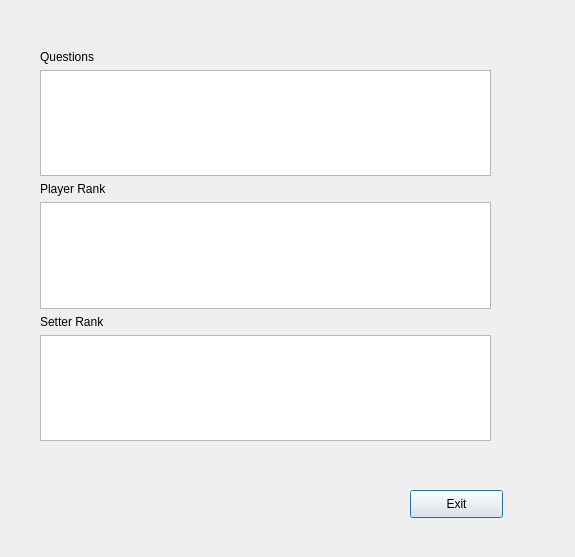
 <widget class="QDialog" name="View_all_question">
  <property name="geometry">
   <rect>
    <x>0</x>
    <y>0</y>
    <width>575</width>
    <height>557</height>
   </rect>
  </property>
  <property name="windowTitle">
   <string>Dialog</string>
  </property>
  <property name="styleSheet">
   <string notr="true">/* ---------------------------------------------------------------------------

    Created by the qtsass compiler

    WARNING! All changes made in this file will be lost!

--------------------------------------------------------------------------- */
/* QDarkStyleSheet -----------------------------------------------------------

This is the main style sheet, the palette has eight colors.

It is based on three selecting colors, three greyish (background) colors
plus three whitish (foreground) colors. Each set of widgets of the same
type have a header like this:

    ------------------
    GroupName --------
    ------------------

And each widget is separated with a header like this:

    QWidgetName ------

This makes more easy to find and change some css field. The basic
configuration is described bellow.

    BACKGROUND -----------

        Light  #4D545B #505F69 (unpressed)
        Normal #31363B #32414B (border, disabled, pressed, checked, toolbars, menus)
        Dark   #232629 #19232D (background)

    FOREGROUND -----------

        Light  #EFF0F1 #F0F0F0 (texts/labels)
        Normal         #AAAAAA (not used yet)
        Dark   #505F69 #787878 (disabled texts)

    SELECTION ------------

        Light  #179AE0 #148CD2 (selection/hover/active)
        Normal #3375A3 #1464A0 (selected)
        Dark   #18465D #14506E (selected disabled)

If a stranger configuration is required because of a bugfix or anything
else, keep the comment on the line above so nobody changes it, including the
issue number.

*/
/*

See Qt documentation:

//  - https://doc.qt.io/qt-5/stylesheet.html
//  - https://doc.qt.io/qt-5/stylesheet-reference.html
//  - https://doc.qt.io/qt-5/stylesheet-examples.html

--------------------------------------------------------------------------- */
/* QWidget ----------------------------------------------------------------

--------------------------------------------------------------------------- */
QWidget {
  background-color: #19232D;
  border: 0px solid #32414B;
  padding: 0px;
  color: #F0F0F0;
  selection-background-color: #1464A0;
  selection-color: #F0F0F0;
}

QWidget:disabled {
  background-color: #19232D;
  color: #787878;
  selection-background-color: #14506E;
  selection-color: #787878;
}

QWidget::item:selected {
  background-color: #1464A0;
}

QWidget::item:hover {
  background-color: #148CD2;
  color: #32414B;
}

/* QMainWindow ------------------------------------------------------------



--------------------------------------------------------------------------- */
QMainWindow::separator {
  background-color: #32414B;
  border: 0px solid #19232D;
  spacing: 0px;
  padding: 2px;
}

QMainWindow::separator:hover {
  background-color: #505F69;
  border: 0px solid #148CD2;
}

QMainWindow::separator:horizontal {
  width: 5px;
  margin-top: 2px;
  margin-bottom: 2px;
  image: url(&quot;:/qss_icons/rc/Vsepartoolbar.png&quot;);
}

QMainWindow::separator:vertical {
  height: 5px;
  margin-left: 2px;
  margin-right: 2px;
  image: url(&quot;:/qss_icons/rc/Hsepartoolbar.png&quot;);
}

/* QToolTip ---------------------------------------------------------------


--------------------------------------------------------------------------- */
QToolTip {
  background-color: #148CD2;
  border: 1px solid #19232D;
  color: #19232D;
  /* Remove padding, for fix combo box tooltip */
  padding: 0px;
  /* Reducing transparency to read better */
  opacity: 230;
}

/* QStatusBar -------------------------------------------------------------


--------------------------------------------------------------------------- */
QStatusBar {
  border: 1px solid #32414B;
  /* Fixes Spyder #9120, #9121 */
  background: #32414B;
}

QStatusBar QToolTip {
  background-color: #148CD2;
  border: 1px solid #19232D;
  color: #19232D;
  /* Remove padding, for fix combo box tooltip */
  padding: 0px;
  /* Reducing transparency to read better */
  opacity: 230;
}

QStatusBar QLabel {
  /* Fixes Spyder #9120, #9121 */
  background: transparent;
}

/* QCheckBox --------------------------------------------------------------


--------------------------------------------------------------------------- */
QCheckBox {
  background-color: #19232D;
  color: #F0F0F0;
  spacing: 4px;
  outline: none;
  padding-top: 4px;
  padding-bottom: 4px;
}

QCheckBox:focus {
  border: none;
}

QCheckBox QWidget:disabled {
  background-color: #19232D;
  color: #787878;
}

QCheckBox::indicator {
  margin-left: 4px;
  width: 16px;
  height: 16px;
}

QCheckBox::indicator:unchecked {
  image: url(&quot;:/qss_icons/rc/checkbox_unchecked.png&quot;);
}

QCheckBox::indicator:unchecked:hover, QCheckBox::indicator:unchecked:focus, QCheckBox::indicator:unchecked:pressed {
  border: none;
  image: url(&quot;:/qss_icons/rc/checkbox_unchecked_focus.png&quot;);
}

QCheckBox::indicator:unchecked:disabled {
  image: url(&quot;:/qss_icons/rc/checkbox_unchecked_disabled.png&quot;);
}

QCheckBox::indicator:checked {
  image: url(&quot;:/qss_icons/rc/checkbox_checked.png&quot;);
}

QCheckBox::indicator:checked:hover, QCheckBox::indicator:checked:focus, QCheckBox::indicator:checked:pressed {
  border: none;
  image: url(&quot;:/qss_icons/rc/checkbox_checked_focus.png&quot;);
}

QCheckBox::indicator:checked:disabled {
  image: url(&quot;:/qss_icons/rc/checkbox_checked_disabled.png&quot;);
}

QCheckBox::indicator:indeterminate {
  image: url(&quot;:/qss_icons/rc/checkbox_indeterminate.png&quot;);
}

QCheckBox::indicator:indeterminate:disabled {
  image: url(&quot;:/qss_icons/rc/checkbox_indeterminate_disabled.png&quot;);
}

QCheckBox::indicator:indeterminate:focus, QCheckBox::indicator:indeterminate:hover, QCheckBox::indicator:indeterminate:pressed {
  image: url(&quot;:/qss_icons/rc/checkbox_indeterminate_focus.png&quot;);
}

/* QGroupBox --------------------------------------------------------------

--------------------------------------------------------------------------- */
QGroupBox {
  font-weight: bold;
  border: 1px solid #32414B;
  border-radius: 4px;
  padding: 4px;
  margin-top: 16px;
}

QGroupBox::title {
  subcontrol-origin: margin;
  subcontrol-position: top left;
  left: 3px;
  padding-left: 3px;
  padding-right: 5px;
  padding-top: 8px;
  padding-bottom: 16px;
}

QGroupBox::indicator {
  margin-left: 2px;
  width: 16px;
  height: 16px;
}

QGroupBox::indicator:unchecked:hover, QGroupBox::indicator:unchecked:focus, QGroupBox::indicator:unchecked:pressed {
  border: none;
  image: url(&quot;:/qss_icons/rc/checkbox_unchecked_focus.png&quot;);
}

QGroupBox::indicator:unchecked:disabled {
  image: url(&quot;:/qss_icons/rc/checkbox_unchecked_disabled.png&quot;);
}

QGroupBox::indicator:checked:hover, QGroupBox::indicator:checked:focus, QGroupBox::indicator:checked:pressed {
  border: none;
  image: url(&quot;:/qss_icons/rc/checkbox_checked_focus.png&quot;);
}

QGroupBox::indicator:checked:disabled {
  image: url(&quot;:/qss_icons/rc/checkbox_checked_disabled.png&quot;);
}

/* QRadioButton -----------------------------------------------------------

https://doc.qt.io/qt-5/stylesheet-examples.html#customizing-qradiobutton

--------------------------------------------------------------------------- */
QRadioButton {
  background-color: #19232D;
  color: #F0F0F0;
  spacing: 0px;
  padding: 0px;
  border: none;
  outline: none;
}

QRadioButton:focus {
  border: none;
}

QRadioButton:disabled {
  background-color: #19232D;
  color: #787878;
  border: none;
  outline: none;
}

QRadioButton QWidget {
  background-color: #19232D;
  color: #F0F0F0;
  spacing: 0px;
  padding: 0px;
  outline: none;
  border: none;
}

QRadioButton::indicator {
  border: none;
  outline: none;
  margin-bottom: 2px;
  width: 25px;
  height: 25px;
}

QRadioButton::indicator:unchecked {
  image: url(&quot;:/qss_icons/rc/radio_unchecked.png&quot;);
}

QRadioButton::indicator:unchecked:hover, QRadioButton::indicator:unchecked:focus, QRadioButton::indicator:unchecked:pressed {
  border: none;
  outline: none;
  image: url(&quot;:/qss_icons/rc/radio_unchecked_focus.png&quot;);
}

QRadioButton::indicator:unchecked:disabled {
  image: url(&quot;:/qss_icons/rc/radio_unchecked_disabled.png&quot;);
}

QRadioButton::indicator:checked {
  border: none;
  outline: none;
  image: url(&quot;:/qss_icons/rc/radio_checked.png&quot;);
}

QRadioButton::indicator:checked:hover, QRadioButton::indicator:checked:focus, QRadioButton::indicator:checked:pressed {
  border: none;
  outline: none;
  image: url(&quot;:/qss_icons/rc/radio_checked_focus.png&quot;);
}

QRadioButton::indicator:checked:disabled {
  outline: none;
  image: url(&quot;:/qss_icons/rc/radio_checked_disabled.png&quot;);
}

/* QMenuBar ---------------------------------------------------------------

https://doc.qt.io/qt-5/stylesheet-examples.html#customizing-qmenubar

--------------------------------------------------------------------------- */
QMenuBar {
  background-color: #32414B;
  padding: 2px;
  border: 1px solid #19232D;
  color: #F0F0F0;
}

QMenuBar:focus {
  border: 1px solid #148CD2;
}

QMenuBar::item {
  background: transparent;
  padding: 4px;
}

QMenuBar::item:selected {
  padding: 4px;
  background: transparent;
  border: 0px solid #32414B;
}

QMenuBar::item:pressed {
  padding: 4px;
  border: 0px solid #32414B;
  background-color: #148CD2;
  color: #F0F0F0;
  margin-bottom: 0px;
  padding-bottom: 0px;
}

/* QMenu ------------------------------------------------------------------

https://doc.qt.io/qt-5/stylesheet-examples.html#customizing-qmenu

--------------------------------------------------------------------------- */
QMenu {
  border: 0px solid #32414B;
  color: #F0F0F0;
  margin: 0px;
}

QMenu::separator {
  height: 2px;
  background-color: #505F69;
  color: #F0F0F0;
  padding-left: 4px;
  margin-left: 2px;
  margin-right: 2px;
}

QMenu::icon {
  margin: 0px;
  padding-left: 4px;
}

QMenu::item {
  padding: 4px 24px 4px 24px;
  /* Reserve space for selection border */
  border: 1px transparent #32414B;
}

QMenu::item:selected {
  color: #F0F0F0;
}

QMenu::indicator {
  width: 12px;
  height: 12px;
  padding-left: 6px;
  /* non-exclusive indicator = check box style indicator (see QActionGroup::setExclusive) */
  /* exclusive indicator = radio button style indicator (see QActionGroup::setExclusive) */
}

QMenu::indicator:non-exclusive:unchecked {
  image: url(&quot;:/qss_icons/rc/checkbox_unchecked.png&quot;);
}

QMenu::indicator:non-exclusive:unchecked:selected {
  image: url(&quot;:/qss_icons/rc/checkbox_unchecked_disabled.png&quot;);
}

QMenu::indicator:non-exclusive:checked {
  image: url(&quot;:/qss_icons/rc/checkbox_checked.png&quot;);
}

QMenu::indicator:non-exclusive:checked:selected {
  image: url(&quot;:/qss_icons/rc/checkbox_checked_disabled.png&quot;);
}

QMenu::indicator:exclusive:unchecked {
  image: url(&quot;:/qss_icons/rc/radio_unchecked.png&quot;);
}

QMenu::indicator:exclusive:unchecked:selected {
  image: url(&quot;:/qss_icons/rc/radio_unchecked_disabled.png&quot;);
}

QMenu::indicator:exclusive:checked {
  image: url(&quot;:/qss_icons/rc/radio_checked.png&quot;);
}

QMenu::indicator:exclusive:checked:selected {
  image: url(&quot;:/qss_icons/rc/radio_checked_disabled.png&quot;);
}

QMenu::right-arrow {
  margin: 5px;
  image: url(&quot;:/qss_icons/rc/right_arrow.png&quot;);
}

/* QAbstractItemView ------------------------------------------------------

https://doc.qt.io/qt-5/stylesheet-examples.html#customizing-qcombobox

--------------------------------------------------------------------------- */
QAbstractItemView {
  alternate-background-color: #19232D;
  color: #F0F0F0;
  border: 1px solid #32414B;
  border-radius: 4px;
}

QAbstractItemView QLineEdit {
  padding: 2px;
}

/* QAbstractScrollArea ----------------------------------------------------

https://doc.qt.io/qt-5/stylesheet-examples.html#customizing-qabstractscrollarea

--------------------------------------------------------------------------- */
QAbstractScrollArea {
  background-color: #19232D;
  border: 1px solid #32414B;
  border-radius: 4px;
  padding: 4px;
  color: #F0F0F0;
}

QAbstractScrollArea:disabled {
  color: #787878;
}

/* QScrollArea ------------------------------------------------------------

--------------------------------------------------------------------------- */
QScrollArea QWidget QWidget:disabled {
  background-color: #19232D;
}

/* QScrollBar -------------------------------------------------------------

https://doc.qt.io/qt-5/stylesheet-examples.html#customizing-qscrollbar

--------------------------------------------------------------------------- */
QScrollBar:horizontal {
  height: 16px;
  margin: 2px 16px 2px 16px;
  border: 1px solid #32414B;
  border-radius: 4px;
  background-color: #19232D;
}

QScrollBar:vertical {
  background-color: #19232D;
  width: 16px;
  margin: 16px 2px 16px 2px;
  border: 1px solid #32414B;
  border-radius: 4px;
}

QScrollBar::handle:horizontal {
  background-color: #787878;
  border: 1px solid #32414B;
  border-radius: 4px;
  min-width: 8px;
}

QScrollBar::handle:horizontal:hover {
  background-color: #148CD2;
  border: 1px solid #148CD2;
  border-radius: 4px;
  min-width: 8px;
}

QScrollBar::handle:vertical {
  background-color: #787878;
  border: 1px solid #32414B;
  min-height: 8px;
  border-radius: 4px;
}

QScrollBar::handle:vertical:hover {
  background-color: #148CD2;
  border: 1px solid #148CD2;
  border-radius: 4px;
  min-height: 8px;
}

QScrollBar::add-line:horizontal {
  margin: 0px 0px 0px 0px;
  border-image: url(&quot;:/qss_icons/rc/right_arrow_disabled.png&quot;);
  width: 10px;
  height: 10px;
  subcontrol-position: right;
  subcontrol-origin: margin;
}

QScrollBar::add-line:horizontal:hover, QScrollBar::add-line:horizontal:on {
  border-image: url(&quot;:/qss_icons/rc/right_arrow.png&quot;);
  height: 10px;
  width: 10px;
  subcontrol-position: right;
  subcontrol-origin: margin;
}

QScrollBar::add-line:vertical {
  margin: 3px 0px 3px 0px;
  border-image: url(&quot;:/qss_icons/rc/down_arrow_disabled.png&quot;);
  height: 10px;
  width: 10px;
  subcontrol-position: bottom;
  subcontrol-origin: margin;
}

QScrollBar::add-line:vertical:hover, QScrollBar::add-line:vertical:on {
  border-image: url(&quot;:/qss_icons/rc/down_arrow.png&quot;);
  height: 10px;
  width: 10px;
  subcontrol-position: bottom;
  subcontrol-origin: margin;
}

QScrollBar::sub-line:horizontal {
  margin: 0px 3px 0px 3px;
  border-image: url(&quot;:/qss_icons/rc/left_arrow_disabled.png&quot;);
  height: 10px;
  width: 10px;
  subcontrol-position: left;
  subcontrol-origin: margin;
}

QScrollBar::sub-line:horizontal:hover, QScrollBar::sub-line:horizontal:on {
  border-image: url(&quot;:/qss_icons/rc/left_arrow.png&quot;);
  height: 10px;
  width: 10px;
  subcontrol-position: left;
  subcontrol-origin: margin;
}

QScrollBar::sub-line:vertical {
  margin: 3px 0px 3px 0px;
  border-image: url(&quot;:/qss_icons/rc/up_arrow_disabled.png&quot;);
  height: 10px;
  width: 10px;
  subcontrol-position: top;
  subcontrol-origin: margin;
}

QScrollBar::sub-line:vertical:hover, QScrollBar::sub-line:vertical:on {
  border-image: url(&quot;:/qss_icons/rc/up_arrow.png&quot;);
  height: 10px;
  width: 10px;
  subcontrol-position: top;
  subcontrol-origin: margin;
}

QScrollBar::up-arrow:horizontal, QScrollBar::down-arrow:horizontal {
  background: none;
}

QScrollBar::up-arrow:vertical, QScrollBar::down-arrow:vertical {
  background: none;
}

QScrollBar::add-page:horizontal, QScrollBar::sub-page:horizontal {
  background: none;
}

QScrollBar::add-page:vertical, QScrollBar::sub-page:vertical {
  background: none;
}

/* QTextEdit --------------------------------------------------------------

https://doc.qt.io/qt-5/stylesheet-examples.html#customizing-specific-widgets

--------------------------------------------------------------------------- */
QTextEdit {
  background-color: #19232D;
  color: #F0F0F0;
  border: 1px solid #32414B;
}

QTextEdit:hover {
  border: 1px solid #148CD2;
  color: #F0F0F0;
}

QTextEdit:selected {
  background: #1464A0;
  color: #32414B;
}

/* QPlainTextEdit ---------------------------------------------------------

--------------------------------------------------------------------------- */
QPlainTextEdit {
  background-color: #19232D;
  color: #F0F0F0;
  border-radius: 4px;
  border: 1px solid #32414B;
}

QPlainTextEdit:hover {
  border: 1px solid #148CD2;
  color: #F0F0F0;
}

QPlainTextEdit:selected {
  background: #1464A0;
  color: #32414B;
}

/* QSizeGrip --------------------------------------------------------------

https://doc.qt.io/qt-5/stylesheet-examples.html#customizing-qsizegrip

--------------------------------------------------------------------------- */
QSizeGrip {
  background: transparent;
  width: 12px;
  height: 12px;
  image: url(&quot;:/qss_icons/rc/sizegrip.png&quot;);
}

/* QStackedWidget ---------------------------------------------------------

--------------------------------------------------------------------------- */
QStackedWidget {
  padding: 4px;
  border: 1px solid #32414B;
  border: 1px solid #19232D;
}

/* QToolBar ---------------------------------------------------------------

https://doc.qt.io/qt-5/stylesheet-examples.html#customizing-qtoolbar

--------------------------------------------------------------------------- */
QToolBar {
  background-color: #32414B;
  border-bottom: 1px solid #19232D;
  padding: 2px;
  font-weight: bold;
}

QToolBar QToolButton {
  background-color: #32414B;
}

QToolBar::handle:horizontal {
  width: 6px;
  image: url(&quot;:/qss_icons/rc/Hmovetoolbar.png&quot;);
}

QToolBar::handle:vertical {
  height: 6px;
  image: url(&quot;:/qss_icons/rc/Vmovetoolbar.png&quot;);
}

QToolBar::separator:horizontal {
  width: 3px;
  image: url(&quot;:/qss_icons/rc/Hsepartoolbar.png&quot;);
}

QToolBar::separator:vertical {
  height: 3px;
  image: url(&quot;:/qss_icons/rc/Vsepartoolbar.png&quot;);
}

QToolButton#qt_toolbar_ext_button {
  background: #32414B;
  border: 0px;
  color: #F0F0F0;
  image: url(&quot;:/qss_icons/rc/right_arrow.png&quot;);
}

/* QAbstractSpinBox -------------------------------------------------------

--------------------------------------------------------------------------- */
QAbstractSpinBox {
  background-color: #19232D;
  border: 1px solid #32414B;
  color: #F0F0F0;
  /* This fixes 103, 111 */
  padding-top: 2px;
  /* This fixes 103, 111 */
  padding-bottom: 2px;
  padding-left: 4px;
  padding-right: 4px;
  border-radius: 4px;
  /* min-width: 5px; removed to fix 109 */
}

QAbstractSpinBox:up-button {
  background-color: transparent #19232D;
  subcontrol-origin: border;
  subcontrol-position: top right;
  border-left: 1px solid #32414B;
  margin: 1px;
}

QAbstractSpinBox::up-arrow, QAbstractSpinBox::up-arrow:disabled, QAbstractSpinBox::up-arrow:off {
  image: url(&quot;:/qss_icons/rc/up_arrow_disabled.png&quot;);
  width: 9px;
  height: 9px;
}

QAbstractSpinBox::up-arrow:hover {
  image: url(&quot;:/qss_icons/rc/up_arrow.png&quot;);
}

QAbstractSpinBox:down-button {
  background-color: transparent #19232D;
  subcontrol-origin: border;
  subcontrol-position: bottom right;
  border-left: 1px solid #32414B;
  margin: 1px;
}

QAbstractSpinBox::down-arrow, QAbstractSpinBox::down-arrow:disabled, QAbstractSpinBox::down-arrow:off {
  image: url(&quot;:/qss_icons/rc/down_arrow_disabled.png&quot;);
  width: 9px;
  height: 9px;
}

QAbstractSpinBox::down-arrow:hover {
  image: url(&quot;:/qss_icons/rc/down_arrow.png&quot;);
}

QAbstractSpinBox:hover {
  border: 1px solid #148CD2;
  color: #F0F0F0;
}

QAbstractSpinBox:selected {
  background: #1464A0;
  color: #32414B;
}

/* ------------------------------------------------------------------------ */
/* DISPLAYS --------------------------------------------------------------- */
/* ------------------------------------------------------------------------ */
/* QLabel -----------------------------------------------------------------

https://doc.qt.io/qt-5/stylesheet-examples.html#customizing-qframe

--------------------------------------------------------------------------- */
QLabel {
  background-color: #19232D;
  border: 0px solid #32414B;
  padding: 2px;
  margin: 0px;
  color: #F0F0F0;
}

QLabel::disabled {
  background-color: #19232D;
  border: 0px solid #32414B;
  color: #787878;
}

/* QTextBrowser -----------------------------------------------------------

https://doc.qt.io/qt-5/stylesheet-examples.html#customizing-qabstractscrollarea

--------------------------------------------------------------------------- */
QTextBrowser {
  background-color: #19232D;
  border: 1px solid #32414B;
  color: #F0F0F0;
  border-radius: 4px;
}

QTextBrowser:disabled {
  background-color: #19232D;
  border: 1px solid #32414B;
  color: #787878;
  border-radius: 4px;
}

QTextBrowser:hover, QTextBrowser:!hover, QTextBrowser::selected, QTextBrowser::pressed {
  border: 1px solid #32414B;
}

/* QGraphicsView ----------------------------------------------------------

--------------------------------------------------------------------------- */
QGraphicsView {
  background-color: #19232D;
  border: 1px solid #32414B;
  color: #F0F0F0;
  border-radius: 4px;
}

QGraphicsView:disabled {
  background-color: #19232D;
  border: 1px solid #32414B;
  color: #787878;
  border-radius: 4px;
}

QGraphicsView:hover, QGraphicsView:!hover, QGraphicsView::selected, QGraphicsView::pressed {
  border: 1px solid #32414B;
}

/* QCalendarWidget --------------------------------------------------------

--------------------------------------------------------------------------- */
QCalendarWidget {
  border: 1px solid #32414B;
  border-radius: 4px;
}

QCalendarWidget:disabled {
  background-color: #19232D;
  color: #787878;
}

/* QLCDNumber -------------------------------------------------------------

--------------------------------------------------------------------------- */
QLCDNumber {
  background-color: #19232D;
  color: #F0F0F0;
}

QLCDNumber:disabled {
  background-color: #19232D;
  color: #787878;
}

/* QProgressBar -----------------------------------------------------------

https://doc.qt.io/qt-5/stylesheet-examples.html#customizing-qprogressbar

--------------------------------------------------------------------------- */
QProgressBar {
  background-color: #19232D;
  border: 1px solid #32414B;
  color: #F0F0F0;
  border-radius: 4px;
  text-align: center;
}

QProgressBar:disabled {
  background-color: #19232D;
  border: 1px solid #32414B;
  color: #787878;
  border-radius: 4px;
  text-align: center;
}

QProgressBar::chunk {
  background-color: #1464A0;
  color: #19232D;
  border-radius: 4px;
}

QProgressBar::chunk:disabled {
  background-color: #14506E;
  color: #787878;
  border-radius: 4px;
}

/* ------------------------------------------------------------------------ */
/* BUTTONS ---------------------------------------------------------------- */
/* ------------------------------------------------------------------------ */
/* QPushButton ------------------------------------------------------------

https://doc.qt.io/qt-5/stylesheet-examples.html#customizing-qpushbutton

--------------------------------------------------------------------------- */
QPushButton {
  background-color: #505F69;
  border: 1px solid #32414B;
  color: #F0F0F0;
  border-radius: 4px;
  padding: 3px;
  outline: none;
}

QPushButton:disabled {
  background-color: #32414B;
  border: 1px solid #32414B;
  color: #787878;
  border-radius: 4px;
  padding: 3px;
}

QPushButton:checked {
  background-color: #32414B;
  border: 1px solid #32414B;
  border-radius: 4px;
  padding: 3px;
  outline: none;
}

QPushButton:checked:disabled {
  background-color: #19232D;
  border: 1px solid #32414B;
  color: #787878;
  border-radius: 4px;
  padding: 3px;
  outline: none;
}

QPushButton:checked:selected {
  background: #1464A0;
  color: #32414B;
}

QPushButton:checked:hover {
  border: 1px solid #148CD2;
  color: #F0F0F0;
}

QPushButton::menu-indicator {
  subcontrol-origin: padding;
  subcontrol-position: bottom right;
  bottom: 4px;
}

QPushButton:pressed {
  background-color: #19232D;
  border: 1px solid #19232D;
}

QPushButton:pressed:hover {
  border: 1px solid #148CD2;
}

QPushButton:hover {
  border: 1px solid #148CD2;
  color: #F0F0F0;
}

QPushButton:selected {
  background: #1464A0;
  color: #32414B;
}

/* QToolButton ------------------------------------------------------------

https://doc.qt.io/qt-5/stylesheet-examples.html#customizing-qtoolbutton

--------------------------------------------------------------------------- */
QToolButton {
  background-color: transparent;
  border: 1px solid #32414B;
  border-radius: 4px;
  margin: 0px;
  padding: 2px;
  /* The subcontrols below are used only in the MenuButtonPopup mode */
  /* The subcontrol below is used only in the InstantPopup or DelayedPopup mode */
}

QToolButton:checked {
  background-color: #19232D;
  border: 1px solid #19232D;
}

QToolButton:checked:hover {
  border: 1px solid #148CD2;
}

QToolButton:pressed {
  background-color: #19232D;
  border: 1px solid #19232D;
}

QToolButton:pressed:hover {
  border: 1px solid #148CD2;
}

QToolButton:disabled {
  border: 1px solid #32414B;
}

QToolButton:hover {
  border: 1px solid #148CD2;
}

QToolButton[popupMode=&quot;1&quot;] {
  padding: 2px;
  /* Only for MenuButtonPopup */
  padding-right: 12px;
  /* Make way for the popup button */
  border: 1px solid #32414B;
  border-radius: 4px;
}

QToolButton[popupMode=&quot;2&quot;] {
  padding: 2px;
  /* Only for InstantPopup */
  padding-right: 12px;
  /* Make way for the popup button */
  border: 1px solid #32414B;
}

QToolButton::menu-button {
  padding: 2px;
  border-radius: 4px;
  border: 1px solid #32414B;
  border-top-right-radius: 4px;
  border-bottom-right-radius: 4px;
  /* 16px width + 4px for border = 20px allocated above */
  width: 16px;
  outline: none;
}

QToolButton::menu-button:hover {
  border: 1px solid #148CD2;
}

QToolButton::menu-button:checked:hover {
  border: 1px solid #148CD2;
}

QToolButton::menu-indicator {
  image: url(&quot;:/qss_icons/rc/down_arrow.png&quot;);
  top: -8px;
  /* Shift it a bit */
  left: -4px;
  /* Shift it a bit */
}

QToolButton::menu-arrow {
  image: url(&quot;:/qss_icons/rc/down_arrow.png&quot;);
}

QToolButton::menu-arrow:open {
  border: 1px solid #32414B;
}

/* QCommandLinkButton -----------------------------------------------------

--------------------------------------------------------------------------- */
QCommandLinkButton {
  background-color: transparent;
  border: 1px solid #32414B;
  color: #F0F0F0;
  border-radius: 4px;
  padding: 0px;
  margin: 0px;
}

QCommandLinkButton:disabled {
  background-color: transparent;
  color: #787878;
}

/* ------------------------------------------------------------------------ */
/* INPUTS - NO FIELDS ----------------------------------------------------- */
/* ------------------------------------------------------------------------ */
/* QComboBox --------------------------------------------------------------

https://doc.qt.io/qt-5/stylesheet-examples.html#customizing-qcombobox

--------------------------------------------------------------------------- */
QComboBox {
  border: 1px solid #32414B;
  border-radius: 4px;
  selection-background-color: #1464A0;
  padding-left: 4px;
  padding-right: 4px;
  /* Fixes #103, #111 */
  min-height: 1.5em;
  /* padding-top: 2px;     removed to fix #132 */
  /* padding-bottom: 2px;  removed to fix #132 */
  /* min-width: 75px;      removed to fix #109 */
  /* Needed to remove indicator - fix #132 */
}

QComboBox QAbstractItemView {
  background-color: #19232D;
  border-radius: 4px;
  border: 1px solid #32414B;
  selection-color: #148CD2;
  selection-background-color: #32414B;
}

QComboBox:disabled {
  background-color: #19232D;
  color: #787878;
}

QComboBox:hover {
  border: 1px solid #148CD2;
}

QComboBox:on {
  selection-background-color: #19232D;
}

QComboBox::indicator {
  background-color: transparent;
  selection-background-color: transparent;
  color: transparent;
  selection-color: transparent;
  /* Needed to remove indicator - fix #132 */
}

QComboBox::indicator:alternate {
  background: #19232D;
}

QComboBox::item:alternate {
  background: #19232D;
}

QComboBox::item:checked {
  font-weight: bold;
}

QComboBox::item:selected {
  border: 0px solid transparent;
}

QComboBox::drop-down {
  subcontrol-origin: padding;
  subcontrol-position: top right;
  width: 20px;
  border-left-width: 0px;
  border-left-color: #32414B;
  border-left-style: solid;
  border-top-right-radius: 3px;
  border-bottom-right-radius: 3px;
}

QComboBox::down-arrow {
  image: url(&quot;:/qss_icons/rc/down_arrow_disabled.png&quot;);
}

QComboBox::down-arrow:on, QComboBox::down-arrow:hover, QComboBox::down-arrow:focus {
  image: url(&quot;:/qss_icons/rc/down_arrow.png&quot;);
}

/* QSlider ----------------------------------------------------------------

https://doc.qt.io/qt-5/stylesheet-examples.html#customizing-qslider

--------------------------------------------------------------------------- */
QSlider:disabled {
  background: #19232D;
}

QSlider:focus {
  border: none;
}

QSlider::groove:horizontal {
  background: #32414B;
  border: 1px solid #32414B;
  height: 4px;
  margin: 0px;
  border-radius: 4px;
}

QSlider::groove:vertical {
  background: #32414B;
  border: 1px solid #32414B;
  width: 4px;
  margin: 0px;
  border-radius: 4px;
}

QSlider::add-page:vertical {
  background: #1464A0;
  border: 1px solid #32414B;
  width: 4px;
  margin: 0px;
  border-radius: 4px;
}

QSlider::add-page:vertical :disabled {
  background: #14506E;
}

QSlider::sub-page:horizontal {
  background: #1464A0;
  border: 1px solid #32414B;
  height: 4px;
  margin: 0px;
  border-radius: 4px;
}

QSlider::sub-page:horizontal:disabled {
  background: #14506E;
}

QSlider::handle:horizontal {
  background: #787878;
  border: 1px solid #32414B;
  width: 8px;
  height: 8px;
  margin: -8px 0px;
  border-radius: 4px;
}

QSlider::handle:horizontal:hover {
  background: #148CD2;
  border: 1px solid #148CD2;
}

QSlider::handle:vertical {
  background: #787878;
  border: 1px solid #32414B;
  width: 8px;
  height: 8px;
  margin: 0 -8px;
  border-radius: 4px;
}

QSlider::handle:vertical:hover {
  background: #148CD2;
  border: 1px solid #148CD2;
}

/* QLineEdit --------------------------------------------------------------

https://doc.qt.io/qt-5/stylesheet-examples.html#customizing-qlineedit

--------------------------------------------------------------------------- */
QLineEdit {
  background-color: #19232D;
  padding-top: 2px;
  /* This QLineEdit fix  103, 111 */
  padding-bottom: 2px;
  /* This QLineEdit fix  103, 111 */
  padding-left: 4px;
  padding-right: 4px;
  border-style: solid;
  border: 1px solid #32414B;
  border-radius: 4px;
  color: #F0F0F0;
}

QLineEdit:disabled {
  background-color: #19232D;
  color: #787878;
}

QLineEdit:hover {
  border: 1px solid #148CD2;
  color: #F0F0F0;
}

QLineEdit:selected {
  background: #1464A0;
  color: #32414B;
}

/* QTabWiget --------------------------------------------------------------

https://doc.qt.io/qt-5/stylesheet-examples.html#customizing-qtabwidget-and-qtabbar

--------------------------------------------------------------------------- */
QTabWidget {
  padding: 2px;
  selection-background-color: #32414B;
  /* Add wanted borders - fix #141, #126, #123 */
}

QTabWidget QWidget {
  border: 0px solid #32414B;
}

QTabWidget QWidget QWidget
QTableView,
QTabWidget QTreeView,
QTabWidget QListView,
QTabWidget QGroupBox,
QTabWidget QLineEdit,
QTabWidget QComboBox,
QTabWidget QFontComboBox,
QTabWidget QTextEdit,
QTabWidget QSpinBox,
QTabWidget QDoubleSpinBox {
  border: 1px solid #32414B;
}

QTabWidget::pane {
  border: 1px solid #32414B;
  border-radius: 4px;
  margin: 0px;
  /* Fixes double border inside pane wit pyqt5 */
  padding: 0px;
}

QTabWidget::pane:selected {
  background-colo</string>
  </property>
  <widget class="QPushButton" name="exitBtn">
   <property name="geometry">
    <rect>
     <x>410</x>
     <y>490</y>
     <width>93</width>
     <height>28</height>
    </rect>
   </property>
   <property name="text">
    <string>Exit</string>
   </property>
  </widget>
  <widget class="QWidget" name="verticalLayoutWidget">
   <property name="geometry">
    <rect>
     <x>40</x>
     <y>50</y>
     <width>451</width>
     <height>391</height>
    </rect>
   </property>
   <layout class="QVBoxLayout" name="verticalLayout">
    <item>
     <widget class="QLabel" name="label">
      <property name="text">
       <string>Questions</string>
      </property>
     </widget>
    </item>
    <item>
     <widget class="QListWidget" name="listWidget"/>
    </item>
    <item>
     <widget class="QLabel" name="label_2">
      <property name="text">
       <string>Player Rank</string>
      </property>
     </widget>
    </item>
    <item>
     <widget class="QListWidget" name="ranks"/>
    </item>
    <item>
     <widget class="QLabel" name="label_3">
      <property name="text">
       <string>Setter Rank</string>
      </property>
     </widget>
    </item>
    <item>
     <widget class="QListWidget" name="setter"/>
    </item>
   </layout>
  </widget>
 </widget>
